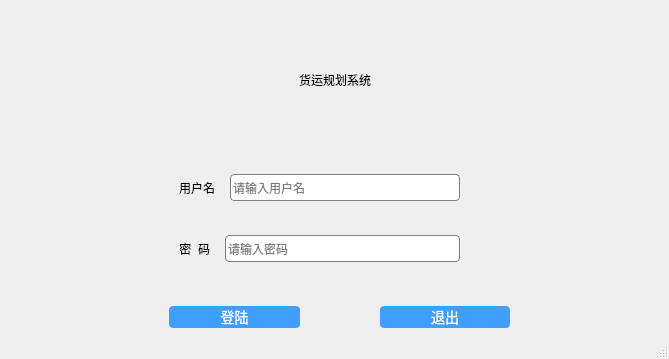
<?xml version="1.0" encoding="UTF-8"?>
<ui version="4.0">
 <class>MainWindow</class>
 <widget class="QMainWindow" name="MainWindow">
  <property name="geometry">
   <rect>
    <x>0</x>
    <y>0</y>
    <width>669</width>
    <height>359</height>
   </rect>
  </property>
  <property name="windowTitle">
   <string>登陆</string>
  </property>
  <widget class="QWidget" name="centralwidget">
   <property name="styleSheet">
    <string notr="true">QLabel#titleLabel {
    font: 38px '方正姚体';
}
QLabel#usernameLabel,QLabel#passwordLabel{
	font:15px'黑体';

}
QLabel#usernameLine, QLabel#passwordLine {
    font: 25px '楷体';
}

QLineEdit {
    border-radius: 4px;
    min-height: 25px;
    border: 1px solid gray;
}

QPushButton {
    border-radius: 4px;
    background-color: #409eff;
    color: white;
    font-size: 14px;
}

QWidget#bg {
    background-color: white;
}
</string>
   </property>
   <layout class="QGridLayout" name="gridLayout">
    <item row="0" column="0">
     <layout class="QVBoxLayout" name="verticalLayout_2">
      <item>
       <layout class="QHBoxLayout" name="horizontalLayout_7">
        <item>
         <spacer name="horizontalSpacer_7">
          <property name="orientation">
           <enum>Qt::Horizontal</enum>
          </property>
          <property name="sizeHint" stdset="0">
           <size>
            <width>198</width>
            <height>20</height>
           </size>
          </property>
         </spacer>
        </item>
        <item>
         <widget class="QLabel" name="titleLabel">
          <property name="text">
           <string>货运规划系统</string>
          </property>
         </widget>
        </item>
        <item>
         <spacer name="horizontalSpacer_8">
          <property name="orientation">
           <enum>Qt::Horizontal</enum>
          </property>
          <property name="sizeHint" stdset="0">
           <size>
            <width>188</width>
            <height>20</height>
           </size>
          </property>
         </spacer>
        </item>
       </layout>
      </item>
      <item>
       <spacer name="verticalSpacer_3">
        <property name="orientation">
         <enum>Qt::Vertical</enum>
        </property>
        <property name="sizeType">
         <enum>QSizePolicy::Fixed</enum>
        </property>
        <property name="sizeHint" stdset="0">
         <size>
          <width>20</width>
          <height>17</height>
         </size>
        </property>
       </spacer>
      </item>
      <item>
       <layout class="QVBoxLayout" name="verticalLayout">
        <item>
         <layout class="QHBoxLayout" name="horizontalLayout_4">
          <item>
           <spacer name="horizontalSpacer">
            <property name="orientation">
             <enum>Qt::Horizontal</enum>
            </property>
            <property name="sizeType">
             <enum>QSizePolicy::Fixed</enum>
            </property>
            <property name="sizeHint" stdset="0">
             <size>
              <width>170</width>
              <height>20</height>
             </size>
            </property>
           </spacer>
          </item>
          <item>
           <layout class="QHBoxLayout" name="horizontalLayout_2">
            <property name="spacing">
             <number>15</number>
            </property>
            <item>
             <widget class="QLabel" name="usernameLabel">
              <property name="text">
               <string>用户名</string>
              </property>
              <property name="alignment">
               <set>Qt::AlignRight|Qt::AlignTrailing|Qt::AlignVCenter</set>
              </property>
             </widget>
            </item>
            <item>
             <widget class="QLineEdit" name="usernameLine">
              <property name="placeholderText">
               <string>请输入用户名</string>
              </property>
             </widget>
            </item>
           </layout>
          </item>
          <item>
           <spacer name="horizontalSpacer_2">
            <property name="orientation">
             <enum>Qt::Horizontal</enum>
            </property>
            <property name="sizeType">
             <enum>QSizePolicy::Fixed</enum>
            </property>
            <property name="sizeHint" stdset="0">
             <size>
              <width>200</width>
              <height>20</height>
             </size>
            </property>
           </spacer>
          </item>
         </layout>
        </item>
        <item>
         <spacer name="verticalSpacer">
          <property name="orientation">
           <enum>Qt::Vertical</enum>
          </property>
          <property name="sizeType">
           <enum>QSizePolicy::Fixed</enum>
          </property>
          <property name="sizeHint" stdset="0">
           <size>
            <width>20</width>
            <height>28</height>
           </size>
          </property>
         </spacer>
        </item>
        <item>
         <layout class="QHBoxLayout" name="horizontalLayout_5">
          <item>
           <spacer name="horizontalSpacer_3">
            <property name="orientation">
             <enum>Qt::Horizontal</enum>
            </property>
            <property name="sizeType">
             <enum>QSizePolicy::Fixed</enum>
            </property>
            <property name="sizeHint" stdset="0">
             <size>
              <width>170</width>
              <height>20</height>
             </size>
            </property>
           </spacer>
          </item>
          <item>
           <layout class="QHBoxLayout" name="horizontalLayout">
            <property name="spacing">
             <number>15</number>
            </property>
            <item>
             <widget class="QLabel" name="passwordLabel">
              <property name="text">
               <string>密  码</string>
              </property>
              <property name="alignment">
               <set>Qt::AlignRight|Qt::AlignTrailing|Qt::AlignVCenter</set>
              </property>
             </widget>
            </item>
            <item>
             <widget class="QLineEdit" name="passwordLine">
              <property name="placeholderText">
               <string>请输入密码</string>
              </property>
             </widget>
            </item>
           </layout>
          </item>
          <item>
           <spacer name="horizontalSpacer_4">
            <property name="orientation">
             <enum>Qt::Horizontal</enum>
            </property>
            <property name="sizeType">
             <enum>QSizePolicy::Fixed</enum>
            </property>
            <property name="sizeHint" stdset="0">
             <size>
              <width>200</width>
              <height>20</height>
             </size>
            </property>
           </spacer>
          </item>
         </layout>
        </item>
        <item>
         <spacer name="verticalSpacer_2">
          <property name="orientation">
           <enum>Qt::Vertical</enum>
          </property>
          <property name="sizeType">
           <enum>QSizePolicy::Fixed</enum>
          </property>
          <property name="sizeHint" stdset="0">
           <size>
            <width>20</width>
            <height>28</height>
           </size>
          </property>
         </spacer>
        </item>
        <item>
         <layout class="QHBoxLayout" name="horizontalLayout_6">
          <item>
           <spacer name="horizontalSpacer_5">
            <property name="orientation">
             <enum>Qt::Horizontal</enum>
            </property>
            <property name="sizeType">
             <enum>QSizePolicy::Fixed</enum>
            </property>
            <property name="sizeHint" stdset="0">
             <size>
              <width>150</width>
              <height>20</height>
             </size>
            </property>
           </spacer>
          </item>
          <item>
           <layout class="QHBoxLayout" name="horizontalLayout_3">
            <property name="spacing">
             <number>80</number>
            </property>
            <property name="sizeConstraint">
             <enum>QLayout::SetDefaultConstraint</enum>
            </property>
            <property name="leftMargin">
             <number>10</number>
            </property>
            <property name="topMargin">
             <number>10</number>
            </property>
            <item>
             <widget class="QPushButton" name="loginButton">
              <property name="text">
               <string>登陆</string>
              </property>
              <property name="default">
               <bool>true</bool>
              </property>
             </widget>
            </item>
            <item>
             <widget class="QPushButton" name="exitButton">
              <property name="text">
               <string>退出</string>
              </property>
             </widget>
            </item>
           </layout>
          </item>
          <item>
           <spacer name="horizontalSpacer_6">
            <property name="orientation">
             <enum>Qt::Horizontal</enum>
            </property>
            <property name="sizeType">
             <enum>QSizePolicy::Fixed</enum>
            </property>
            <property name="sizeHint" stdset="0">
             <size>
              <width>150</width>
              <height>20</height>
             </size>
            </property>
           </spacer>
          </item>
         </layout>
        </item>
       </layout>
      </item>
     </layout>
    </item>
   </layout>
  </widget>
  <widget class="QMenuBar" name="menubar">
   <property name="geometry">
    <rect>
     <x>0</x>
     <y>0</y>
     <width>669</width>
     <height>17</height>
    </rect>
   </property>
  </widget>
  <widget class="QStatusBar" name="statusbar"/>
 </widget>
 <resources/>
 <connections/>
</ui>
